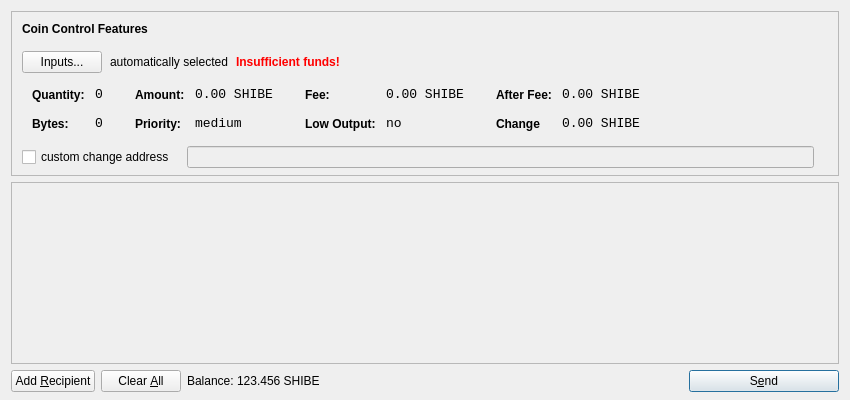
<?xml version="1.0" encoding="UTF-8"?>
<ui version="4.0">
 <class>SendCoinsDialog</class>
 <widget class="QDialog" name="SendCoinsDialog">
  <property name="geometry">
   <rect>
    <x>0</x>
    <y>0</y>
    <width>850</width>
    <height>400</height>
   </rect>
  </property>
  <property name="windowTitle">
   <string>Send Coins</string>
  </property>
  <layout class="QVBoxLayout" name="verticalLayout" stretch="0,1,0">
   <property name="bottomMargin">
    <number>8</number>
   </property>
   <item>
    <widget class="QFrame" name="frameCoinControl">
     <property name="sizePolicy">
      <sizepolicy hsizetype="Expanding" vsizetype="Expanding">
       <horstretch>0</horstretch>
       <verstretch>0</verstretch>
      </sizepolicy>
     </property>
     <property name="maximumSize">
      <size>
       <width>16777215</width>
       <height>16777215</height>
      </size>
     </property>
     <property name="frameShape">
      <enum>QFrame::StyledPanel</enum>
     </property>
     <property name="frameShadow">
      <enum>QFrame::Sunken</enum>
     </property>
     <layout class="QVBoxLayout" name="verticalLayoutCoinControl2">
      <property name="spacing">
       <number>-1</number>
      </property>
      <property name="leftMargin">
       <number>0</number>
      </property>
      <property name="topMargin">
       <number>0</number>
      </property>
      <property name="rightMargin">
       <number>0</number>
      </property>
      <property name="bottomMargin">
       <number>6</number>
      </property>
      <item>
       <layout class="QVBoxLayout" name="verticalLayoutCoinControl" stretch="0,0,0,0,1">
        <property name="spacing">
         <number>0</number>
        </property>
        <property name="leftMargin">
         <number>10</number>
        </property>
        <property name="topMargin">
         <number>10</number>
        </property>
        <item>
         <layout class="QHBoxLayout" name="horizontalLayoutCoinControl1">
          <property name="bottomMargin">
           <number>15</number>
          </property>
          <item>
           <widget class="QLabel" name="labelCoinControlFeatures">
            <property name="sizePolicy">
             <sizepolicy hsizetype="Preferred" vsizetype="Maximum">
              <horstretch>0</horstretch>
              <verstretch>0</verstretch>
             </sizepolicy>
            </property>
            <property name="font">
             <font>
              <weight>75</weight>
              <bold>true</bold>
             </font>
            </property>
            <property name="styleSheet">
             <string notr="true">font-weight:bold;</string>
            </property>
            <property name="text">
             <string>Coin Control Features</string>
            </property>
           </widget>
          </item>
         </layout>
        </item>
        <item>
         <layout class="QHBoxLayout" name="horizontalLayoutCoinControl2" stretch="0,0,0,0">
          <property name="spacing">
           <number>8</number>
          </property>
          <property name="bottomMargin">
           <number>10</number>
          </property>
          <item>
           <widget class="QPushButton" name="pushButtonCoinControl">
            <property name="styleSheet">
             <string notr="true"/>
            </property>
            <property name="text">
             <string>Inputs...</string>
            </property>
           </widget>
          </item>
          <item>
           <widget class="QLabel" name="labelCoinControlAutomaticallySelected">
            <property name="text">
             <string>automatically selected</string>
            </property>
            <property name="margin">
             <number>5</number>
            </property>
           </widget>
          </item>
          <item>
           <widget class="QLabel" name="labelCoinControlInsuffFunds">
            <property name="font">
             <font>
              <weight>75</weight>
              <bold>true</bold>
             </font>
            </property>
            <property name="styleSheet">
             <string notr="true">color:red;font-weight:bold;</string>
            </property>
            <property name="text">
             <string>Insufficient funds!</string>
            </property>
            <property name="margin">
             <number>5</number>
            </property>
           </widget>
          </item>
          <item>
           <spacer name="horizontalSpacerCoinControl">
            <property name="orientation">
             <enum>Qt::Horizontal</enum>
            </property>
            <property name="sizeHint" stdset="0">
             <size>
              <width>40</width>
              <height>1</height>
             </size>
            </property>
           </spacer>
          </item>
         </layout>
        </item>
        <item>
         <widget class="QWidget" name="widgetCoinControl" native="true">
          <property name="sizePolicy">
           <sizepolicy hsizetype="Preferred" vsizetype="Preferred">
            <horstretch>0</horstretch>
            <verstretch>0</verstretch>
           </sizepolicy>
          </property>
          <property name="minimumSize">
           <size>
            <width>0</width>
            <height>0</height>
           </size>
          </property>
          <property name="styleSheet">
           <string notr="true"/>
          </property>
          <layout class="QHBoxLayout" name="horizontalLayoutCoinControl5">
           <property name="margin">
            <number>0</number>
           </property>
           <item>
            <layout class="QHBoxLayout" name="horizontalLayoutCoinControl3" stretch="0,0,0,1">
             <property name="spacing">
              <number>20</number>
             </property>
             <property name="topMargin">
              <number>0</number>
             </property>
             <property name="bottomMargin">
              <number>10</number>
             </property>
             <item>
              <layout class="QFormLayout" name="formLayoutCoinControl1">
               <property name="horizontalSpacing">
                <number>10</number>
               </property>
               <property name="verticalSpacing">
                <number>14</number>
               </property>
               <property name="leftMargin">
                <number>10</number>
               </property>
               <property name="topMargin">
                <number>4</number>
               </property>
               <property name="rightMargin">
                <number>6</number>
               </property>
               <item row="0" column="0">
                <widget class="QLabel" name="labelCoinControlQuantityText">
                 <property name="styleSheet">
                  <string notr="true">font-weight:bold;</string>
                 </property>
                 <property name="text">
                  <string>Quantity:</string>
                 </property>
                 <property name="margin">
                  <number>0</number>
                 </property>
                </widget>
               </item>
               <item row="0" column="1">
                <widget class="QLabel" name="labelCoinControlQuantity">
                 <property name="font">
                  <font>
                   <family>Monospace</family>
                   <pointsize>10</pointsize>
                  </font>
                 </property>
                 <property name="cursor">
                  <cursorShape>IBeamCursor</cursorShape>
                 </property>
                 <property name="contextMenuPolicy">
                  <enum>Qt::ActionsContextMenu</enum>
                 </property>
                 <property name="text">
                  <string>0</string>
                 </property>
                 <property name="margin">
                  <number>0</number>
                 </property>
                 <property name="textInteractionFlags">
                  <set>Qt::LinksAccessibleByMouse|Qt::TextSelectableByKeyboard|Qt::TextSelectableByMouse</set>
                 </property>
                </widget>
               </item>
               <item row="1" column="0">
                <widget class="QLabel" name="labelCoinControlBytesText">
                 <property name="styleSheet">
                  <string notr="true">font-weight:bold;</string>
                 </property>
                 <property name="text">
                  <string>Bytes:</string>
                 </property>
                </widget>
               </item>
               <item row="1" column="1">
                <widget class="QLabel" name="labelCoinControlBytes">
                 <property name="font">
                  <font>
                   <family>Monospace</family>
                   <pointsize>10</pointsize>
                  </font>
                 </property>
                 <property name="cursor">
                  <cursorShape>IBeamCursor</cursorShape>
                 </property>
                 <property name="contextMenuPolicy">
                  <enum>Qt::ActionsContextMenu</enum>
                 </property>
                 <property name="text">
                  <string>0</string>
                 </property>
                 <property name="textInteractionFlags">
                  <set>Qt::LinksAccessibleByMouse|Qt::TextSelectableByKeyboard|Qt::TextSelectableByMouse</set>
                 </property>
                </widget>
               </item>
              </layout>
             </item>
             <item>
              <layout class="QFormLayout" name="formLayoutCoinControl2">
               <property name="horizontalSpacing">
                <number>10</number>
               </property>
               <property name="verticalSpacing">
                <number>14</number>
               </property>
               <property name="leftMargin">
                <number>6</number>
               </property>
               <property name="topMargin">
                <number>4</number>
               </property>
               <property name="rightMargin">
                <number>6</number>
               </property>
               <item row="0" column="0">
                <widget class="QLabel" name="labelCoinControlAmountText">
                 <property name="styleSheet">
                  <string notr="true">font-weight:bold;</string>
                 </property>
                 <property name="text">
                  <string>Amount:</string>
                 </property>
                 <property name="margin">
                  <number>0</number>
                 </property>
                </widget>
               </item>
               <item row="0" column="1">
                <widget class="QLabel" name="labelCoinControlAmount">
                 <property name="font">
                  <font>
                   <family>Monospace</family>
                   <pointsize>10</pointsize>
                  </font>
                 </property>
                 <property name="cursor">
                  <cursorShape>IBeamCursor</cursorShape>
                 </property>
                 <property name="contextMenuPolicy">
                  <enum>Qt::ActionsContextMenu</enum>
                 </property>
                 <property name="text">
                  <string>0.00 SHIBE</string>
                 </property>
                 <property name="textInteractionFlags">
                  <set>Qt::LinksAccessibleByMouse|Qt::TextSelectableByKeyboard|Qt::TextSelectableByMouse</set>
                 </property>
                </widget>
               </item>
               <item row="1" column="0">
                <widget class="QLabel" name="labelCoinControlPriorityText">
                 <property name="styleSheet">
                  <string notr="true">font-weight:bold;</string>
                 </property>
                 <property name="text">
                  <string>Priority:</string>
                 </property>
                </widget>
               </item>
               <item row="1" column="1">
                <widget class="QLabel" name="labelCoinControlPriority">
                 <property name="font">
                  <font>
                   <family>Monospace</family>
                   <pointsize>10</pointsize>
                  </font>
                 </property>
                 <property name="cursor">
                  <cursorShape>IBeamCursor</cursorShape>
                 </property>
                 <property name="contextMenuPolicy">
                  <enum>Qt::ActionsContextMenu</enum>
                 </property>
                 <property name="text">
                  <string>medium</string>
                 </property>
                 <property name="textInteractionFlags">
                  <set>Qt::LinksAccessibleByMouse|Qt::TextSelectableByKeyboard|Qt::TextSelectableByMouse</set>
                 </property>
                </widget>
               </item>
              </layout>
             </item>
             <item>
              <layout class="QFormLayout" name="formLayoutCoinControl3">
               <property name="horizontalSpacing">
                <number>10</number>
               </property>
               <property name="verticalSpacing">
                <number>14</number>
               </property>
               <property name="leftMargin">
                <number>6</number>
               </property>
               <property name="topMargin">
                <number>4</number>
               </property>
               <property name="rightMargin">
                <number>6</number>
               </property>
               <item row="0" column="0">
                <widget class="QLabel" name="labelCoinControlFeeText">
                 <property name="styleSheet">
                  <string notr="true">font-weight:bold;</string>
                 </property>
                 <property name="text">
                  <string>Fee:</string>
                 </property>
                 <property name="margin">
                  <number>0</number>
                 </property>
                </widget>
               </item>
               <item row="0" column="1">
                <widget class="QLabel" name="labelCoinControlFee">
                 <property name="font">
                  <font>
                   <family>Monospace</family>
                   <pointsize>10</pointsize>
                  </font>
                 </property>
                 <property name="cursor">
                  <cursorShape>IBeamCursor</cursorShape>
                 </property>
                 <property name="contextMenuPolicy">
                  <enum>Qt::ActionsContextMenu</enum>
                 </property>
                 <property name="text">
                  <string>0.00 SHIBE</string>
                 </property>
                 <property name="textInteractionFlags">
                  <set>Qt::LinksAccessibleByMouse|Qt::TextSelectableByKeyboard|Qt::TextSelectableByMouse</set>
                 </property>
                </widget>
               </item>
               <item row="1" column="0">
                <widget class="QLabel" name="labelCoinControlLowOutputText">
                 <property name="styleSheet">
                  <string notr="true">font-weight:bold;</string>
                 </property>
                 <property name="text">
                  <string>Low Output:</string>
                 </property>
                </widget>
               </item>
               <item row="1" column="1">
                <widget class="QLabel" name="labelCoinControlLowOutput">
                 <property name="font">
                  <font>
                   <family>Monospace</family>
                   <pointsize>10</pointsize>
                  </font>
                 </property>
                 <property name="cursor">
                  <cursorShape>IBeamCursor</cursorShape>
                 </property>
                 <property name="contextMenuPolicy">
                  <enum>Qt::ActionsContextMenu</enum>
                 </property>
                 <property name="text">
                  <string>no</string>
                 </property>
                 <property name="textInteractionFlags">
                  <set>Qt::LinksAccessibleByMouse|Qt::TextSelectableByKeyboard|Qt::TextSelectableByMouse</set>
                 </property>
                </widget>
               </item>
              </layout>
             </item>
             <item>
              <layout class="QFormLayout" name="formLayoutCoinControl4">
               <property name="horizontalSpacing">
                <number>10</number>
               </property>
               <property name="verticalSpacing">
                <number>14</number>
               </property>
               <property name="leftMargin">
                <number>6</number>
               </property>
               <property name="topMargin">
                <number>4</number>
               </property>
               <property name="rightMargin">
                <number>6</number>
               </property>
               <item row="0" column="0">
                <widget class="QLabel" name="labelCoinControlAfterFeeText">
                 <property name="styleSheet">
                  <string notr="true">font-weight:bold;</string>
                 </property>
                 <property name="text">
                  <string>After Fee:</string>
                 </property>
                 <property name="margin">
                  <number>0</number>
                 </property>
                </widget>
               </item>
               <item row="0" column="1">
                <widget class="QLabel" name="labelCoinControlAfterFee">
                 <property name="font">
                  <font>
                   <family>Monospace</family>
                   <pointsize>10</pointsize>
                  </font>
                 </property>
                 <property name="cursor">
                  <cursorShape>IBeamCursor</cursorShape>
                 </property>
                 <property name="contextMenuPolicy">
                  <enum>Qt::ActionsContextMenu</enum>
                 </property>
                 <property name="text">
                  <string>0.00 SHIBE</string>
                 </property>
                 <property name="textInteractionFlags">
                  <set>Qt::LinksAccessibleByMouse|Qt::TextSelectableByKeyboard|Qt::TextSelectableByMouse</set>
                 </property>
                </widget>
               </item>
               <item row="1" column="0">
                <widget class="QLabel" name="labelCoinControlChangeText">
                 <property name="styleSheet">
                  <string notr="true">font-weight:bold;</string>
                 </property>
                 <property name="text">
                  <string>Change</string>
                 </property>
                </widget>
               </item>
               <item row="1" column="1">
                <widget class="QLabel" name="labelCoinControlChange">
                 <property name="font">
                  <font>
                   <family>Monospace</family>
                   <pointsize>10</pointsize>
                  </font>
                 </property>
                 <property name="cursor">
                  <cursorShape>IBeamCursor</cursorShape>
                 </property>
                 <property name="contextMenuPolicy">
                  <enum>Qt::ActionsContextMenu</enum>
                 </property>
                 <property name="text">
                  <string>0.00 SHIBE</string>
                 </property>
                 <property name="textInteractionFlags">
                  <set>Qt::LinksAccessibleByMouse|Qt::TextSelectableByKeyboard|Qt::TextSelectableByMouse</set>
                 </property>
                </widget>
               </item>
              </layout>
             </item>
            </layout>
           </item>
          </layout>
         </widget>
        </item>
        <item>
         <layout class="QHBoxLayout" name="horizontalLayoutCoinControl4" stretch="0,0,0">
          <property name="spacing">
           <number>12</number>
          </property>
          <property name="sizeConstraint">
           <enum>QLayout::SetDefaultConstraint</enum>
          </property>
          <property name="topMargin">
           <number>5</number>
          </property>
          <property name="rightMargin">
           <number>5</number>
          </property>
          <item>
           <widget class="QCheckBox" name="checkBoxCoinControlChange">
            <property name="text">
             <string>custom change address</string>
            </property>
           </widget>
          </item>
          <item>
           <widget class="QLineEdit" name="lineEditCoinControlChange">
            <property name="enabled">
             <bool>false</bool>
            </property>
            <property name="sizePolicy">
             <sizepolicy hsizetype="Expanding" vsizetype="Fixed">
              <horstretch>0</horstretch>
              <verstretch>0</verstretch>
             </sizepolicy>
            </property>
           </widget>
          </item>
          <item>
           <widget class="QLabel" name="labelCoinControlChangeLabel">
            <property name="sizePolicy">
             <sizepolicy hsizetype="Preferred" vsizetype="Expanding">
              <horstretch>0</horstretch>
              <verstretch>0</verstretch>
             </sizepolicy>
            </property>
            <property name="minimumSize">
             <size>
              <width>0</width>
              <height>0</height>
             </size>
            </property>
            <property name="text">
             <string/>
            </property>
            <property name="margin">
             <number>3</number>
            </property>
           </widget>
          </item>
         </layout>
        </item>
        <item>
         <spacer name="verticalSpacerCoinControl">
          <property name="orientation">
           <enum>Qt::Vertical</enum>
          </property>
          <property name="sizeHint" stdset="0">
           <size>
            <width>800</width>
            <height>1</height>
           </size>
          </property>
         </spacer>
        </item>
       </layout>
      </item>
     </layout>
    </widget>
   </item>
   <item>
    <widget class="QScrollArea" name="scrollArea">
     <property name="widgetResizable">
      <bool>true</bool>
     </property>
     <widget class="QWidget" name="scrollAreaWidgetContents">
      <property name="geometry">
       <rect>
        <x>0</x>
        <y>0</y>
        <width>830</width>
        <height>165</height>
       </rect>
      </property>
      <layout class="QVBoxLayout" name="verticalLayout_2">
       <property name="margin">
        <number>0</number>
       </property>
       <item>
        <layout class="QVBoxLayout" name="entries">
         <property name="spacing">
          <number>6</number>
         </property>
        </layout>
       </item>
       <item>
        <spacer name="verticalSpacer">
         <property name="orientation">
          <enum>Qt::Vertical</enum>
         </property>
         <property name="sizeHint" stdset="0">
          <size>
           <width>20</width>
           <height>40</height>
          </size>
         </property>
        </spacer>
       </item>
      </layout>
     </widget>
    </widget>
   </item>
   <item>
    <layout class="QHBoxLayout" name="horizontalLayout">
     <item>
      <widget class="QPushButton" name="addButton">
       <property name="toolTip">
        <string>Send to multiple recipients at once</string>
       </property>
       <property name="text">
        <string>Add &amp;Recipient</string>
       </property>
       <property name="icon">
        <iconset resource="../bitcoin.qrc">
         <normaloff>:/icons/add</normaloff>:/icons/add</iconset>
       </property>
       <property name="autoDefault">
        <bool>false</bool>
       </property>
      </widget>
     </item>
     <item>
      <widget class="QPushButton" name="clearButton">
       <property name="sizePolicy">
        <sizepolicy hsizetype="Minimum" vsizetype="Fixed">
         <horstretch>0</horstretch>
         <verstretch>0</verstretch>
        </sizepolicy>
       </property>
       <property name="toolTip">
        <string>Remove all transaction fields</string>
       </property>
       <property name="text">
        <string>Clear &amp;All</string>
       </property>
       <property name="icon">
        <iconset resource="../bitcoin.qrc">
         <normaloff>:/icons/remove</normaloff>:/icons/remove</iconset>
       </property>
       <property name="autoRepeatDelay">
        <number>300</number>
       </property>
       <property name="autoDefault">
        <bool>false</bool>
       </property>
      </widget>
     </item>
     <item>
      <layout class="QHBoxLayout" name="horizontalLayout_2">
       <property name="spacing">
        <number>3</number>
       </property>
       <item>
        <widget class="QLabel" name="label">
         <property name="sizePolicy">
          <sizepolicy hsizetype="Preferred" vsizetype="Fixed">
           <horstretch>0</horstretch>
           <verstretch>0</verstretch>
          </sizepolicy>
         </property>
         <property name="text">
          <string>Balance:</string>
         </property>
        </widget>
       </item>
       <item>
        <widget class="QLabel" name="labelBalance">
         <property name="sizePolicy">
          <sizepolicy hsizetype="Preferred" vsizetype="Fixed">
           <horstretch>0</horstretch>
           <verstretch>0</verstretch>
          </sizepolicy>
         </property>
         <property name="cursor">
          <cursorShape>IBeamCursor</cursorShape>
         </property>
         <property name="text">
          <string>123.456 SHIBE</string>
         </property>
         <property name="textInteractionFlags">
          <set>Qt::LinksAccessibleByMouse|Qt::TextSelectableByKeyboard|Qt::TextSelectableByMouse</set>
         </property>
        </widget>
       </item>
      </layout>
     </item>
     <item>
      <spacer name="horizontalSpacer">
       <property name="orientation">
        <enum>Qt::Horizontal</enum>
       </property>
       <property name="sizeHint" stdset="0">
        <size>
         <width>40</width>
         <height>20</height>
        </size>
       </property>
      </spacer>
     </item>
     <item>
      <widget class="QPushButton" name="sendButton">
       <property name="minimumSize">
        <size>
         <width>150</width>
         <height>0</height>
        </size>
       </property>
       <property name="toolTip">
        <string>Confirm the send action</string>
       </property>
       <property name="text">
        <string>S&amp;end</string>
       </property>
       <property name="icon">
        <iconset resource="../bitcoin.qrc">
         <normaloff>:/icons/send</normaloff>:/icons/send</iconset>
       </property>
       <property name="default">
        <bool>true</bool>
       </property>
      </widget>
     </item>
    </layout>
   </item>
  </layout>
 </widget>
 <resources>
  <include location="../bitcoin.qrc"/>
 </resources>
 <connections/>
</ui>
